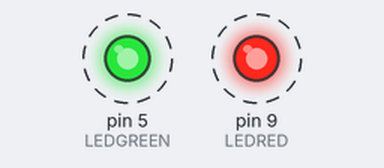
A sketch run on a simulated Arduino Uno, built with avr-gcc and run on an emulated ATmega328P. Shown: output pins drawn as LEDs (lit = HIGH). Dashed ring = blinking.

Above: at 0.5 s.
Timing chart, 0 to 4.6 s (numbered marks = the images above):
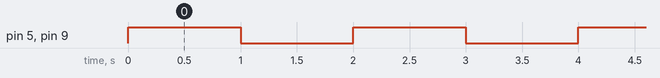

The sketch:

FIRST_ARDUINO_TEST.ino
```cpp
int LEDRED=9;
int LEDGREEN=5;

void setup() {
  pinMode(LEDRED,OUTPUT);
  pinMode(LEDGREEN,OUTPUT);
  // put your setup code here, to run once:

}

void loop() {
  digitalWrite (LEDRED,HIGH);
  digitalWrite (LEDGREEN,HIGH);
  delay(1000);
  digitalWrite(LEDRED,LOW);
  digitalWrite(LEDGREEN,LOW);
  delay(1000);


  // put your main code here, to run repeatedly:

}
```

Measured:
- by itself, pin 5 (LEDGREEN), pin 9 (LEDRED): alternates HIGH for 1.0 s and LOW for 1.0 s
